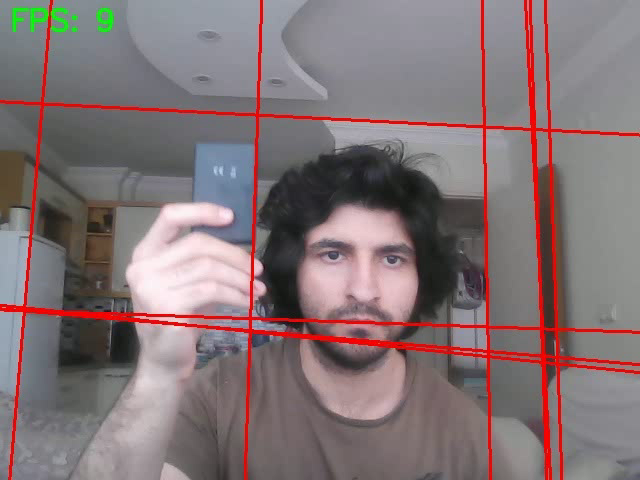
#> input picture frame 12 of ps2_Acar/output/output_video.avi, 640 x 480 px, given in place of the camera
$ python ps2_2.py
#> lines starting #> are read from the running program, lines starting #| are printed output that depends on the picture; after the words box and inside, x2 and y2 are one past the last pixel; in counts of white or black regions, pixels touching at a corner belong together
import cv2
import numpy as np
import time
import os

class HoughTransform:
    def __init__(self, theta_resolution=1, rho_resolution=1):
        self.theta_resolution = theta_resolution
        self.rho_resolution = rho_resolution
        self.thetas = np.deg2rad(np.arange(-90, 90, self.theta_resolution))
        self.cos_thetas = np.cos(self.thetas)
        self.sin_thetas = np.sin(self.thetas)

    def hough_lines_acc(self, edge_image):
        height, width = edge_image.shape
        max_distance = int(np.hypot(height, width))
        rhos = np.linspace(-max_distance, max_distance, max_distance * 2 // self.rho_resolution)

        accumulator = np.zeros((len(rhos), len(self.thetas)), dtype=np.uint64)

        y_idxs, x_idxs = np.nonzero(edge_image)

        # Vectorized implementation of the Hough Transform using broadcasting
        dot_products = x_idxs[:, np.newaxis] * self.cos_thetas + y_idxs[:, np.newaxis] * self.sin_thetas
        rho_idxs = np.round((dot_products + max_distance) / self.rho_resolution).astype(int)
        np.add.at(accumulator, (rho_idxs, np.arange(len(self.thetas))), 1)

        return accumulator, self.thetas, rhos


    def hough_peaks(self, H, thetas, rhos, threshold, num_peaks):
        peaks = []
        H_copy = H.copy()

        # Thresholding
        H_copy[H_copy < threshold] = 0

        for _ in range(num_peaks):
            idx = np.argmax(H_copy)
            rho_idx, theta_idx = np.unravel_index(idx, H_copy.shape)
            if H_copy[rho_idx, theta_idx] > 0:
                peaks.append((rhos[rho_idx], thetas[theta_idx]))
                H_copy[rho_idx, theta_idx] = 0
            else:
                break

        return peaks

    def hough_lines_draw(self, img, peaks, color=(0, 0, 255)):
        for rho, theta in peaks:
            a = np.cos(theta)
            b = np.sin(theta)
            x0 = a * rho
            y0 = b * rho
            x1 = int(x0 + 1000 * (-b))
            y1 = int(y0 + 1000 * (a))
            x2 = int(x0 - 1000 * (-b))
            y2 = int(y0 - 1000 * (a))

            cv2.line(img, (x1, y1), (x2, y2), color, 2)

def main():
    cap = cv2.VideoCapture(0)

    # Set the resolution of the frames
    cap.set(cv2.CAP_PROP_FRAME_WIDTH, 640)
    cap.set(cv2.CAP_PROP_FRAME_HEIGHT, 480)

    # Initialize the previous time and the start time
    prev_time = 0
    start_time = time.time()

    hough_transform = HoughTransform()

    # Define the output directory for the frames
    output_dir = "./output/video_frames"
    if not os.path.exists(output_dir):
        os.makedirs(output_dir)

    frame_count = 0

    while True:
        # Get the current time and compute the FPS
        curr_time = time.time()
        fps = int(1 / (curr_time - prev_time))
        prev_time = curr_time

        # Read a frame from the camera
        ret, frame = cap.read()
#> frame is the input picture: shape (480, 640, 3); mean B, G, R 117.5, 115.5, 131.2
        if not ret:
            break

        # Downscale the frame to reduce the number of pixels to process(For More Performance)
        #frame = cv2.resize(frame, (320, 240))

        gray = cv2.cvtColor(frame, cv2.COLOR_BGR2GRAY)
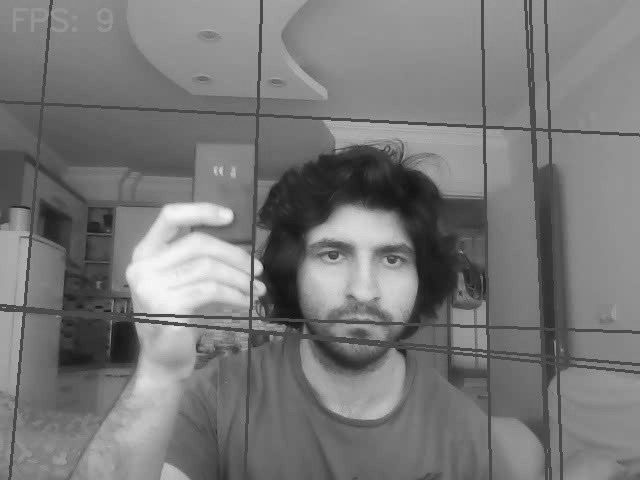
#> gray: shape (480, 640); min 19, max 247, mean 120.4
        edges = cv2.Canny(gray, 50, 150)
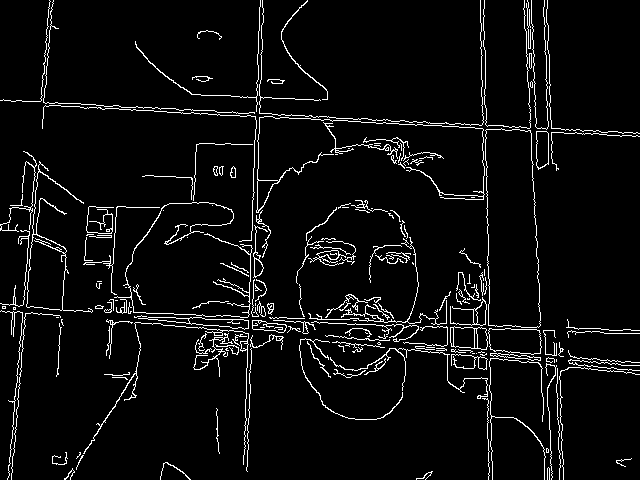
#> edges: shape (480, 640); 5.2% white in thin lines or dots

        # Detect lines using the custom Hough Transform implementation
        H, thetas, rhos = hough_transform.hough_lines_acc(edges)
#> in hough_lines_acc, `y_idxs, x_idxs = np.nonzero(edge_image)`: y_idxs = 15991 values from 0 to 479; x_idxs = 15991 values, max 639 at index 3127, min 0 at index 1667, mean 314.5
#> in hough_lines_acc, `np.add.at(accumulator, (rho_idxs, np.arange(len(self.thetas))), 1)`:
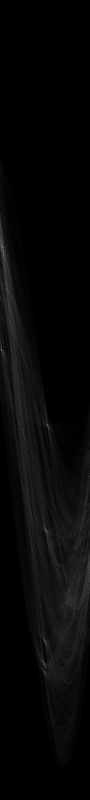
#> accumulator: shape (1600, 180) uint64 (shown at 1/2 size); min 0, max 342, mean 10; drawn with min black and max white
#> thetas = 180 values from -1.57 to 1.55; rhos = 1600 values from -800 to 800
        peaks = hough_transform.hough_peaks(H, thetas, rhos, threshold=100, num_peaks=10)
#> in hough_peaks, `H_copy[H_copy < threshold] = 0`:
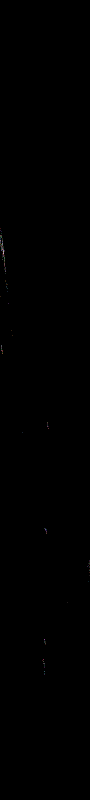
#> H_copy: shape (1600, 180) uint64 (shown at 1/2 size); 78 distinct labels, from 0 to 342; one colour per label, 0 black
#> the loop in hough_peaks, `for _ in range(num_peaks):` made 10 passes
#> (idx, rho_idx, theta_idx) on passes 1 to 10: (126183, 701, 3), (125643, 698, 3), (88022, 489, 2), (191432, 1063, 92), (88742, 493, 2), (190712, 1059, 92), (126003, 700, 3), (153455, 852, 95), (89106, 495, 6), (152915, 849, 95)
#> after the loop in hough_peaks, `for _ in range(num_peaks):`: H_copy: shape (1600, 180) uint64; 69 distinct labels, from 0 to 262
#> after the loop in hough_peaks, `for _ in range(num_peaks):`: peaks = [(-98.56, -1.52), (-101.6, -1.52), (-310.7, -1.54), (263.7, 0.0349), (-306.7, -1.54), (259.7, 0.0349), (-99.56, -1.52), (52.53, 0.0873), (-304.7, -1.47), (49.53, 0.0873)]

        # Draw the lines on the frame
        hough_transform.hough_lines_draw(frame, peaks, color=(0, 0, 255))
#> the loop in hough_lines_draw, `for rho, theta in peaks:` made 10 passes
#> (rho, theta, a, b, x0, y0, x1, y1) on passes 1 to 10: (-98.56, -1.52, 0.0523, -0.999, -5.16, 98.43, 993, 150), (-101.6, -1.52, 0.0523, -0.999, -5.32, 101.4, 993, 153), (-310.7, -1.54, 0.0349, -0.999, -10.84, 310.5, 988, 345), (263.7, 0.0349, 0.999, 0.0349, 263.5, 9.2, 228, 1008), (-306.7, -1.54, 0.0349, -0.999, -10.7, 306.5, 988, 341), (259.7, 0.0349, 0.999, 0.0349, 259.5, 9.06, 224, 1008), (-99.56, -1.52, 0.0523, -0.999, -5.21, 99.43, 993, 151), (52.53, 0.0873, 0.996, 0.0872, 52.33, 4.58, -34, 1000), (-304.7, -1.47, 0.105, -0.995, -31.85, 303, 962, 407), (49.53, 0.0873, 0.996, 0.0872, 49.34, 4.32, -37, 1000)
#> after the loop in hough_lines_draw, `for rho, theta in peaks:`:
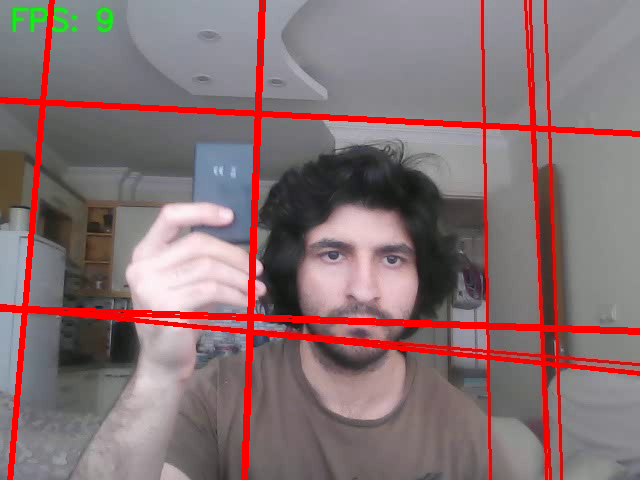
#> img: shape (480, 640, 3); mean B, G, R 114.2, 112.3, 135

        # Display the frame with a custom window name
        cv2.putText(frame, f'FPS: {fps}', (10, 30), cv2.FONT_HERSHEY_SIMPLEX, 1, (0, 255, 0), 2, cv2.LINE_AA)
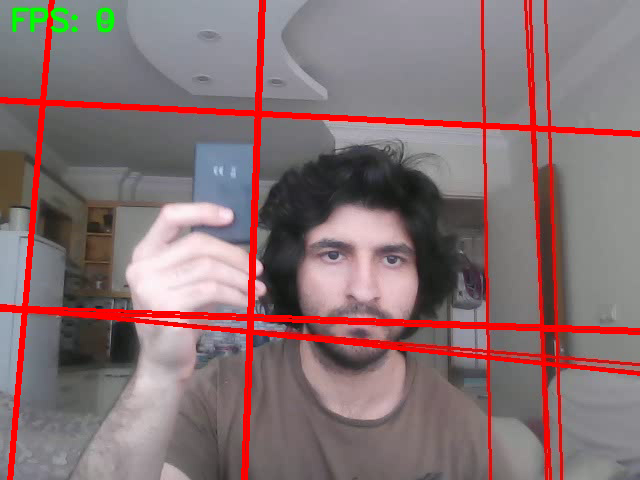
#> frame: shape (480, 640, 3); 0.36% of pixels changed, all inside (x1, y1, x2, y2) = (12, 7, 115, 33)
        cv2.imshow('Hough Transform By Utku Acar', frame)

        # Save the frame as an image file
        output_filename = f"{output_dir}/frame_{frame_count:04d}.jpg"
        cv2.imwrite(output_filename, frame)

        frame_count += 1

        if cv2.waitKey(1) & 0xFF == ord('q'):
#> (key q is pressed here)
            break
        # Stop recording after 15 seconds
        if time.time() - start_time >= 15:
            break

    cap.release()

    # Define the output video filename
    output_filename = "./output/output_video.avi"

    # Get the list of image files in the "./output/video_frames/" directory
    image_files = sorted([os.path.join("./output/video_frames/", f) for f in os.listdir("./output/video_frames/") if f.endswith(".jpg")])

    # Read the first image to get the frame size
#> (the run stopped early here; a loop or call above may not have finished)

$ run again, starting later in the video
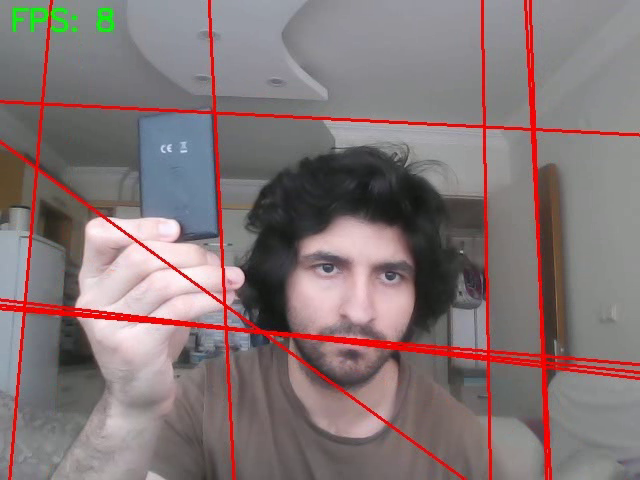
#> input picture frame 54 of ps2_Acar/output/output_video.avi, 640 x 480 px, given in place of the camera
#> in main, frame is the input picture: shape (480, 640, 3); mean B, G, R 117.7, 116.8, 132.2
#> in main, `edges = cv2.Canny(gray, 50, 150)`:
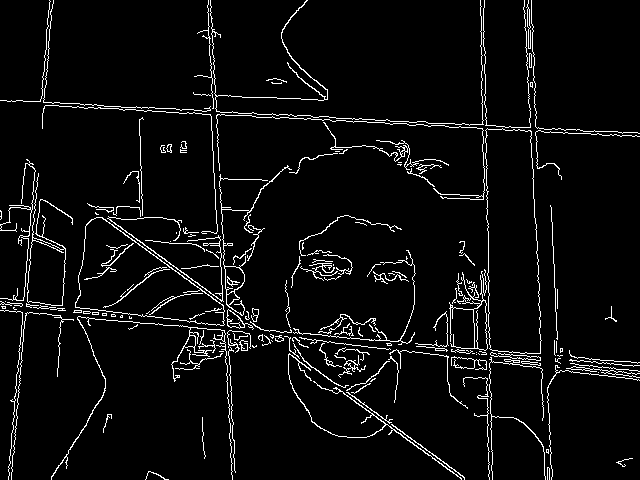
#> edges: shape (480, 640); 5% white in thin lines or dots
#> y_idxs = 15332 values from 0 to 479; x_idxs = 15332 values, max 639 at index 2812, min 0 at index 1394, mean 304.5
#> in main, `H, thetas, rhos = hough_transform.hough_lines_acc(edges)`: thetas = 180 values from -1.57 to 1.55; rhos = 1600 values from -800 to 800
#> the loop in hough_peaks, `for _ in range(num_peaks):` made 10 passes
#> (idx, rho_idx, theta_idx) on passes 1 to 8: (123696, 687, 36), (123156, 684, 36), (126003, 700, 3), (126183, 701, 3), (125643, 698, 3), (181887, 1010, 87), (153455, 852, 95), (125463, 697, 3)
#> after the loop in hough_peaks, `for _ in range(num_peaks):`: peaks = [(-112.6, -0.942), (-115.6, -0.942), (-99.56, -1.52), (-98.56, -1.52), (-101.6, -1.52), (210.6, -0.0524), (52.53, 0.0873), (-102.6, -1.52), (-298.7, -1.45), (-308.7, -1.48)]
#> the loop in hough_lines_draw, `for rho, theta in peaks:` made 10 passes
#> (rho, theta, a, b, x0, y0, x1, y1) on passes 1 to 7: (-112.6, -0.942, 0.588, -0.809, -66.17, 91.07, 742, 678), (-115.6, -0.942, 0.588, -0.809, -67.93, 93.5, 741, 681), (-99.56, -1.52, 0.0523, -0.999, -5.21, 99.43, 993, 151), (-98.56, -1.52, 0.0523, -0.999, -5.16, 98.43, 993, 150), (-101.6, -1.52, 0.0523, -0.999, -5.32, 101.4, 993, 153), (210.6, -0.0524, 0.999, -0.0523, 210.3, -11.02, 262, 987), (52.53, 0.0873, 0.996, 0.0872, 52.33, 4.58, -34, 1000)
#> in main, `cv2.putText(frame, f'FPS: {fps}', (10, 30), cv2.FONT_HERSHEY_SIMPLEX, ..`:
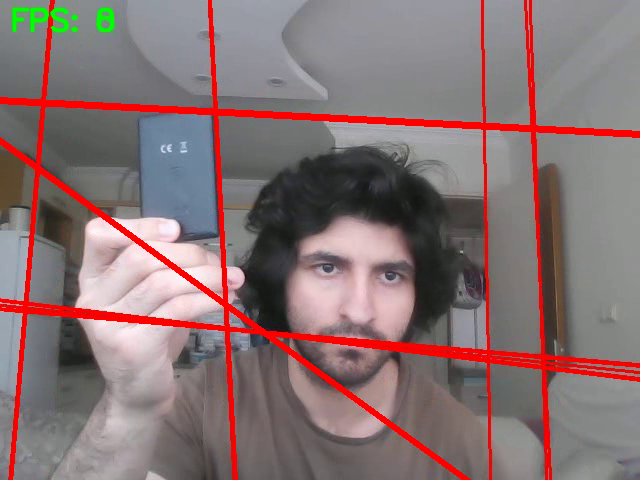
#> frame: shape (480, 640, 3); mean B, G, R 114.6, 114, 135.3

$ run again, starting later in the video
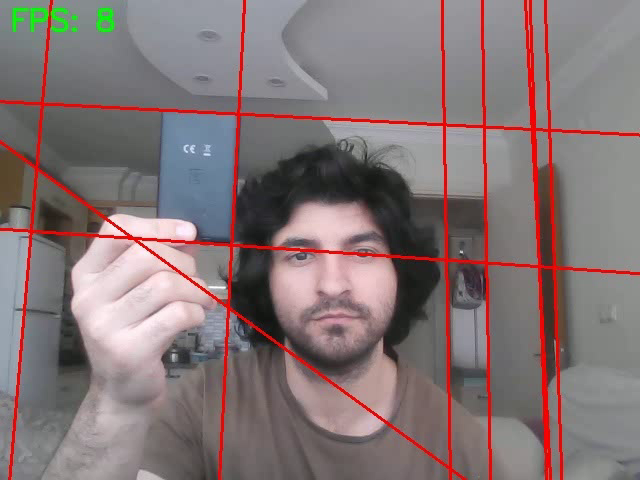
#> input picture frame 96 of ps2_Acar/output/output_video.avi, 640 x 480 px, given in place of the camera
#> in main, frame is the input picture: shape (480, 640, 3); mean B, G, R 117.5, 116.6, 132.2
#> in main, `edges = cv2.Canny(gray, 50, 150)`:
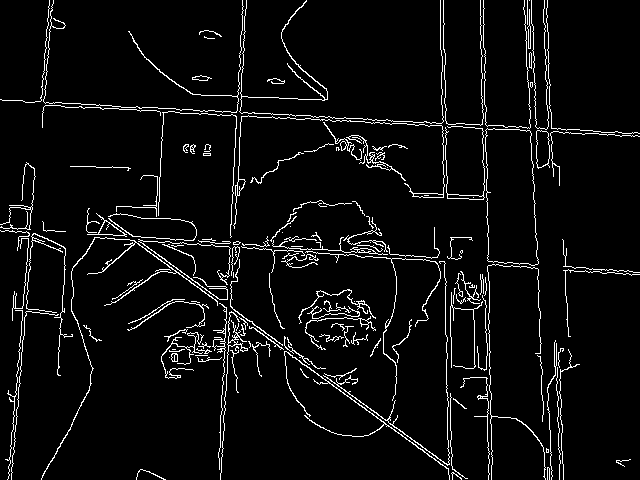
#> edges: shape (480, 640); 5.2% white in thin lines or dots
#> y_idxs = 15974 values from 0 to 479; x_idxs = 15974 values, max 639 at index 3509, min 0 at index 1944, mean 311.5
#> in main, `H, thetas, rhos = hough_transform.hough_lines_acc(edges)`: thetas = 180 values from -1.57 to 1.55; rhos = 1600 values from -800 to 800
#> the loop in hough_peaks, `for _ in range(num_peaks):` made 10 passes
#> (idx, rho_idx, theta_idx) on passes 1 to 8: (123156, 684, 36), (123696, 687, 36), (126183, 701, 3), (103324, 574, 4), (102604, 570, 4), (125643, 698, 3), (187653, 1042, 93), (152915, 849, 95)
#> after the loop in hough_peaks, `for _ in range(num_peaks):`: peaks = [(-115.6, -0.942), (-112.6, -0.942), (-98.56, -1.52), (-225.6, -1.5), (-229.6, -1.5), (-101.6, -1.52), (242.7, 0.0524), (49.53, 0.0873), (-102.6, -1.52), (483.8, -0.0175)]
#> the loop in hough_lines_draw, `for rho, theta in peaks:` made 10 passes
#> (rho, theta, a, b, x0, y0, x1, y1) on passes 1 to 8: (-115.6, -0.942, 0.588, -0.809, -67.93, 93.5, 741, 681), (-112.6, -0.942, 0.588, -0.809, -66.17, 91.07, 742, 678), (-98.56, -1.52, 0.0523, -0.999, -5.16, 98.43, 993, 150), (-225.6, -1.5, 0.0698, -0.998, -15.74, 225.1, 981, 294), (-229.6, -1.5, 0.0698, -0.998, -16.02, 229.1, 981, 298), (-101.6, -1.52, 0.0523, -0.999, -5.32, 101.4, 993, 153), (242.7, 0.0524, 0.999, 0.0523, 242.3, 12.7, 189, 1011), (49.53, 0.0873, 0.996, 0.0872, 49.34, 4.32, -37, 1000)
#> in main, `cv2.putText(frame, f'FPS: {fps}', (10, 30), cv2.FONT_HERSHEY_SIMPLEX, ..`:
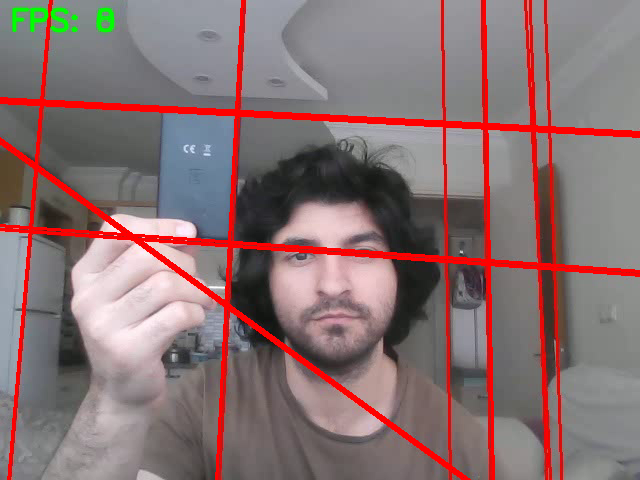
#> frame: shape (480, 640, 3); mean B, G, R 113.7, 113, 136.2
